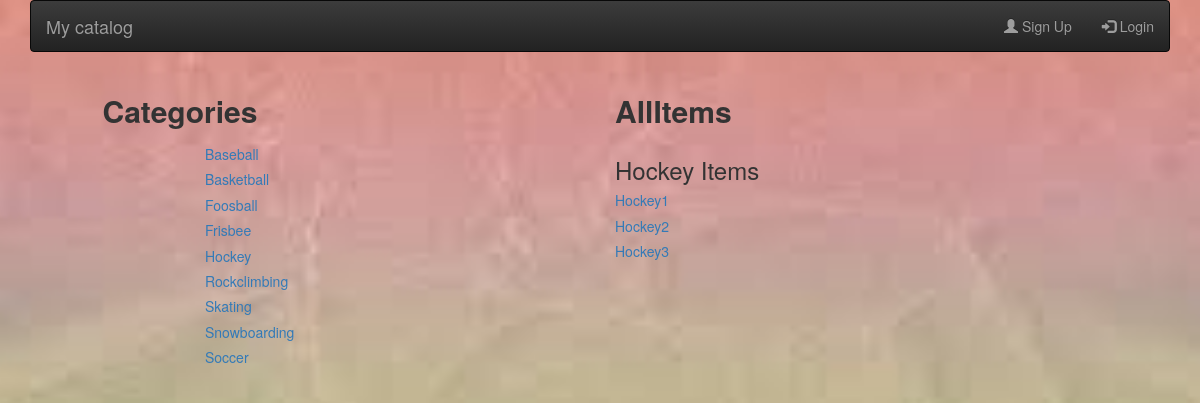
Page /catalog/Hockey/ on the committed database.
### db_setup.py (models this page shows, shortened)
class Category(Base):
    __tablename__ = 'category'
    id = Column(Integer, primary_key=True)
    name = Column(String(250), nullable=False,unique=True)
    user_name = Column(Integer,ForeignKey('user.uname'))
    user = relationship(User)

class CatalogItem(Base):
    __tablename__ = 'catalog_item'
    id = Column(Integer, primary_key=True)
    name = Column(String(80), nullable=False,unique=True)
    description = Column(String(250))
    category_name= Column(String, ForeignKey('category.name'))
    category = relationship(Category)
    user_name = Column(Integer,ForeignKey('user.uname'))
    user = relationship(User)

### application.py (the view)
@app.route('/catalog/<category_name>/items')
@app.route('/catalog/<category_name>/')
def CategoryItems(category_name):
    categories = session.query(Category).order_by(asc(Category.name))
    cat_items = session.query(CatalogItem).filter_by(category_name=category_name).all()
    return render_template('categorydetails.html',categoryname=category_name,items=cat_items,categories=categories)

### templates/categorydetails.html (shortened to what this page needs)
{% extends "main.html" %}
{% block content %}
{% include "header.html" %}
<html>
<head>
<link rel="stylesheet" href="https://maxcdn.bootstrapcdn.com/bootstrap/3.3.7/css/bootstrap.min.css">
<link rel="stylesheet" href="https://maxcdn.bootstrapcdn.com/bootstrap/3.3.7/css/bootstrap-theme.min.css">
<link rel=stylesheet type=text/css href="{{ url_for('static', filename='loginstyle.css') }}">
</head>
<body>
	<div class="row top-menu">
		<div class="col-md-10"></div>
		<div class="col-md-2 text-right">
					</div>
	</div>
	<div class="row divider blue">
		<div class="col-md-12"></div>
	</div>
	<div class="row banner main">
		<div class="col-md-1"></div>
		<div class="col-md-3 align="center" padding-none">
			<h2><b>Categories</b></h2>
		</div>
    <div class="col-md-8 padding-none">
			<div class="col-md-8"><h2 align="center"><b>AllItems</b></h2></div>
			<div class="col-md-4"></div>
    </div>
	</div>
  <div>
			<div class="row">
				   <div class="col-md-2"></div>
           {% include "categoriesrepeat.html" %}
					 <div class="col-md-4 category-list">
             <h3>{{categoryname}} Items</h3>
              {% for item in items %}
                <a href = "{{url_for('CatalogItemDetails', category_name = categoryname,item_name=item.name)}}">
						     <h5>{{item.name}}</h5>
                </a>
              {% endfor %}
					 </div>
     </div>
 </div>
 </body>
 </html>
{% endblock %}

### templates/categoriesrepeat.html
<div class="col-md-4 restaurant-list">
  {% for category in categories %}
    <a href = "{{url_for('CategoryItems', category_name = category.name)}}">
      <h5>{{category.name}}</h5>
    </a>
  {% endfor %}
</div>

### static/loginstyle.css (style rules this page uses)
body { background: url(background.jpeg) no-repeat center center fixed; -webkit-background-size: cover; -moz-background-size: cover; -o-background-size: cover; background-size: cover; }

### rows in the picture
Category: name "Baseball"
Category: name "Basketball"
Category: name "Foosball"
Category: name "Frisbee"
Category: name "Hockey"
Category: name "Rockclimbing"
Category: name "Skating"
Category: name "Snowboarding"
Category: name "Soccer"
CatalogItem: name "Hockey1"
CatalogItem: name "Hockey2"
CatalogItem: name "Hockey3"

### other values in the picture
{{ categoryname }} "Hockey"
